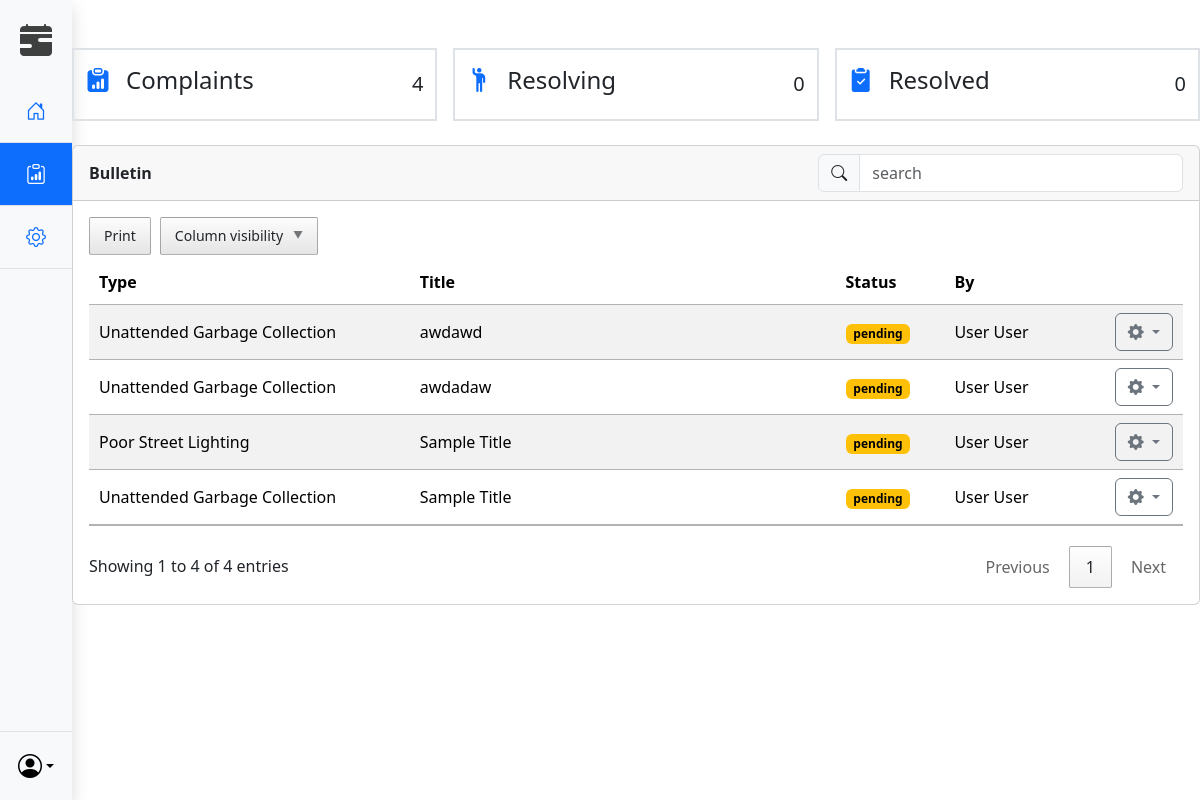
/dist/admin/complaintBulletin.php (signed in), run on an earlier commit of the app's database.
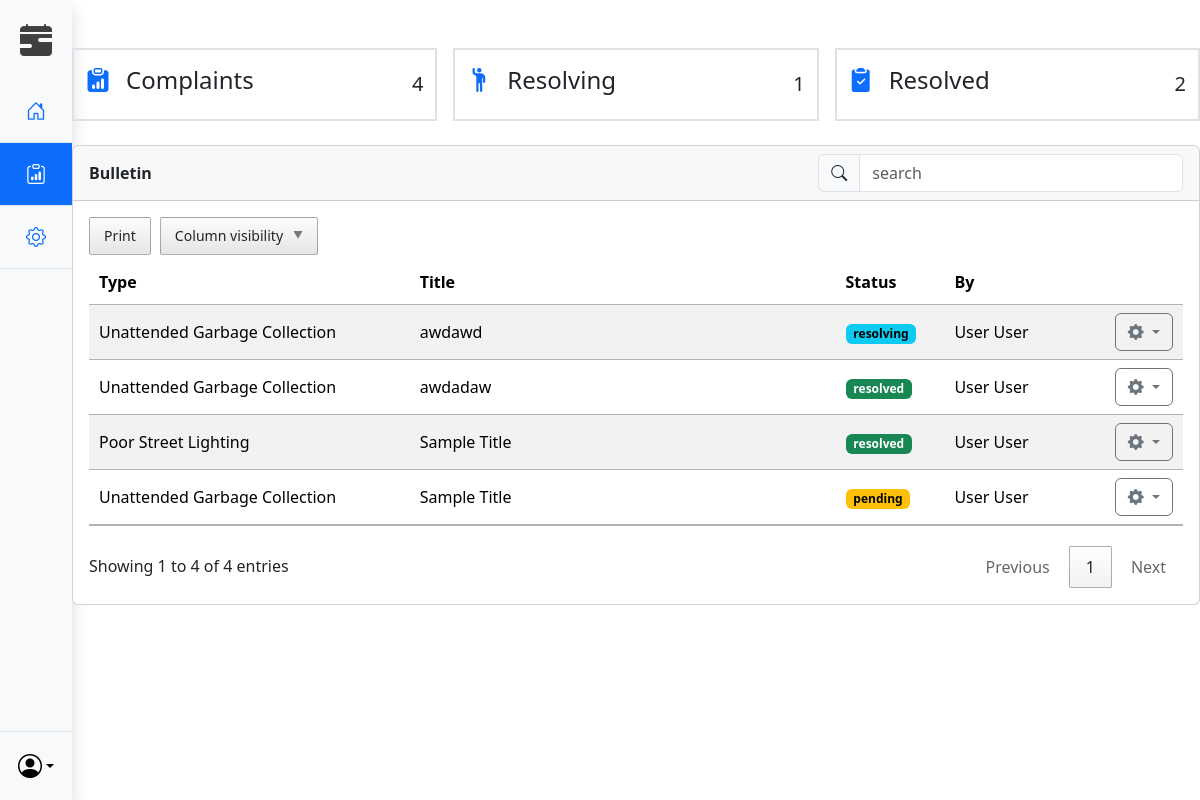
And on a later commit of the database.
### tables this page shows
CREATE TABLE `tb_usercomplain` (
  `usrcomp_id` int(11) NOT NULL,
  `usercomp_type` int(11) NOT NULL,
  `usrcomp_title` text NOT NULL,
  `usrcomp_mess` text NOT NULL,
  `usrcomp_status` int(1) NOT NULL,
  `usrcomp_reqBy` int(11) NOT NULL
);

CREATE TABLE `tb_complaintype` (
  `comp_id` int(11) NOT NULL,
  `comp_name` text NOT NULL
);

CREATE TABLE `tb_complainstatus` (
  `comstat_id` int(11) NOT NULL,
  `comstat_label` text NOT NULL
);

CREATE TABLE `tb_user` (
  `user_id` int(11) NOT NULL,
  `user_type` tinyint(1) NOT NULL,
  `firstname` varchar(200) NOT NULL,
  `lastname` varchar(200) NOT NULL,
  `address` varchar(200) NOT NULL,
  `username` varchar(200) NOT NULL,
  `password` varchar(200) NOT NULL
);

### dist/admin/complaintBulletin.php (the view, shortened to what this page needs)
<?php
require_once '../../database/connect.php';
$complaints_query = $conn->query(
   "SELECT * FROM tb_usercomplain as a
      INNER JOIN tb_complaintype as b
         ON a.usercomp_type = b.comp_id
      INNER JOIN tb_complainstatus as c
         ON a.usrcomp_status = c.comstat_id
      INNER JOIN tb_user as d
         ON a.usrcomp_reqBy = d.user_id"
);
?>
<!DOCTYPE html>
<html lang="en">
<head>
   <link rel="stylesheet" href="../../src/bootstrap/css/bootstrap.css">
   <link rel="stylesheet" href="../../src/icons/bootstrap-icons.css">
   <link rel="stylesheet" href="../../src/datatables/datatables.css">
   <link rel="stylesheet" href="style/style.css">
</head>
<body>
   <section class="w-100 h-100 d-flex">
      <div class="d-flex flex-column justify-content-between flex-shrink-0 bg-body-tertiary h-100 shadow" style="width: 4.5rem;">
         <div>
            <a href="/" class="d-flex align-items-center justify-content-center p-3 link-body-emphasis text-decoration-none" data-bs-toggle="tooltip" data-bs-placement="right" data-bs-original-title="Icon-only">
               <i class="bi bi-calendar-range-fill fs-2"></i>
            </a>
            <ul class="nav nav-pills nav-flush flex-column mb-auto text-center">
               <li class="nav-item">
                  <a href="./index.php" class="nav-link py-3 border-bottom rounded-0" aria-current="page" data-bs-toggle="tooltip" data-bs-placement="right" aria-label="Home" data-bs-original-title="Home">
                     <i class="bi bi-house-door fs-5"></i>
                  </a>
               </li>
               <li>
                  <a href="./complaintBulletin.php" class="nav-link active py-3 border-bottom rounded-0" data-bs-toggle="tooltip" data-bs-placement="right" aria-label="Bulletin" data-bs-original-title="Bulletin">
                     <i class="bi bi-clipboard-data fs-5"></i>
                  </a>
               </li>
               <li>
                  <a href="./systeminfo.php" class="nav-link py-3 border-bottom rounded-0" data-bs-toggle="tooltip" data-bs-placement="right" aria-label="Customize System" data-bs-original-title="Customize System">
                     <i class="bi bi-gear fs-5"></i>
                  </a>
               </li>
            </ul>
         </div>
         <div class="dropdown border-top">
            <a href="#" class="d-flex align-items-center justify-content-center p-3 link-body-emphasis text-decoration-none dropdown-toggle" data-bs-toggle="dropdown" aria-expanded="false">
               <i class="bi bi-person-circle fs-4"></i>
            </a>
         </div>
      </div>
      <section class="container w-100 px-0 py-5">
         <?php include '../components/complaintsCounterv2.php' ?>
         <div class="card">
            <div class="card-header d-flex justify-content-between align-items-center">
               <div class="col-8 fw-bold">Bulletin</div>
               <div class="col-4">
                  <div class="input-group">
                     <span class="input-group-text" id="basic-addon1"><i class="bi bi-search"></i></span>
                     <input type="search" id="com_search" class="form-control" placeholder="search" aria-label="search" aria-describedby="basic-addon1">
                  </div>
               </div>
            </div>
            <div class="card-body">
               <table id="complaint_tbl" class="table table-striped mb-3">
                  <thead>
                     <th style="width: 30%;">Type</th>
                     <th style="width: 40%;">Title</th>
                     <th style="width: 10%;">Status</th>
                     <th style="width: 15%;">By</th>
                     <th style="width: 5%;"></th>
                  </thead>
                  <tbody>
                     <?php
                     foreach ($complaints_query as $data) {
                     ?>
                        <tr id="<?php echo $data['usrcomp_id'] ?>" class="align-middle">
                           <td><?php echo $data['comp_name'] ?></td>
                           <td><?php echo $data['usrcomp_title'] ?></td>
                           <td>
                              <?php
                              if ($data['usrcomp_status'] == 1) {
                                 echo '<span class="badge text-bg-warning">' . $data['comstat_label'] . '</span>';
                              } else if ($data['usrcomp_status'] == 2) {
                                 echo '<span class="badge text-bg-info">' . $data['comstat_label'] . '</span>';
                              } else if ($data['usrcomp_status'] == 3) {
                                 echo '<span class="badge text-bg-success">' . $data['comstat_label'] . '</span>';
                              }
                              ?>
                           </td>
                           <td>
                              <span class="text-capitalize">
                                 <?php echo $data['firstname'] . ' ' ?>
                              </span>
                              <span class="text-capitalize">
                                 <?php echo $data['lastname'] ?>
                              </span>
                           </td>
                           <td>
                              <div class="dropdown">
                                 <button class="btn btn-outline-secondary dropdown-toggle" type="button" data-bs-toggle="dropdown" aria-expanded="false">
                                    <i class="bi bi-gear-fill"></i>
                                 </button>
                              </div>
                           </td>
                        </tr>
                     <?php } ?>
                  </tbody>
               </table>
            </div>
         </div>
      </section>
   </section>
</body>
</html>

### dist/components/complaintsCounterv2.php (shortened to what this page needs)
<?php
$total_complaints_query = $conn->query("SELECT COUNT(usrcomp_status) FROM tb_usercomplain")->fetch_column();
if ($total_complaints_query > 0) {
   $total_complaints = $total_complaints_query;
} else {
   $total_complaints = 0;
}
$resolving_query = $conn->query("SELECT COUNT(usrcomp_status) FROM tb_usercomplain WHERE usrcomp_status = '2'")->fetch_column();
if ($resolving_query > 0) {
   $resolving_complaints = $resolving_query;
} else {
   $resolving_complaints = 0;
}
$resolved_complaints_query = $conn->query("SELECT COUNT(usrcomp_status) FROM tb_usercomplain WHERE usrcomp_status = '3'")->fetch_column();
if ($resolved_complaints_query > 0) {
   $resolved_complaints = $resolved_complaints_query;
} else {
   $resolved_complaints = 0;
}
?>
<section class="w-100 container mb-4">
   <div class="row gap-3">
      <div class="col border border-2 d-flex align-items-center justify-content-between py-3">
         <h4 class="d-flex align-items-center">
            <i class="bi bi-clipboard-data-fill me-3 text-primary"></i>
            Complaints
         </h4>
         <p class="p-0 m-0 fs-5"><?php echo $total_complaints ?></p>
      </div>
      <div class="col border border-2 d-flex align-items-center justify-content-between py-3">
         <h4 class="d-flex align-items-center">
            <i class="bi bi-person-raised-hand me-3 text-primary"></i>
            Resolving
         </h4>
         <p class="p-0 m-0 fs-5"><?php echo $resolving_complaints ?></p>
      </div>
      <div class="col border border-2 d-flex align-items-center justify-content-between py-3">
         <h4 class="d-flex align-items-center">
            <i class="bi bi-clipboard2-check-fill me-3 text-primary"></i>
            Resolved
         </h4>
         <p class="p-0 m-0 fs-5"><?php echo $resolved_complaints ?></p>
      </div>
   </div>
</section>

### src/datatables/datatables.css (style rules this page uses)
:root { --dt-row-selected: 13, 110, 253; --dt-row-selected-text: 255, 255, 255; --dt-row-selected-link: 9, 10, 11; --dt-row-stripe: 0, 0, 0; --dt-row-hover: 0, 0, 0; --dt-column-ordering: 0, 0, 0; --dt-html-background: white; }
table.dataTable thead th, table.dataTable thead td, table.dataTable tfoot th, table.dataTable tfoot td { text-align: left; }
table.dataTable { width: 100%; margin: 0 auto; clear: both; border-collapse: separate; border-spacing: 0; }
table.dataTable thead th, table.dataTable tfoot th { font-weight: bold; }
table.dataTable > thead > tr > th, table.dataTable > thead > tr > td { padding: 10px; border-bottom: 1px solid rgba(0, 0, 0, 0.3); }
table.dataTable tbody tr { background-color: transparent; }
table.dataTable tbody th, table.dataTable tbody td { padding: 8px 10px; }
table.dataTable.no-footer { border-bottom: 1px solid rgba(0, 0, 0, 0.3); }
table.dataTable th, table.dataTable td { box-sizing: content-box; }

What changed in the data, as far as the page shows it:
changed tb_usercomplain "awdawd": usrcomp_status 1 → 2 (drawn); usrcomp_status.comstat_label "pending" → "resolving"
changed tb_usercomplain "awdadaw": usrcomp_status 1 → 3 (drawn); usrcomp_status.comstat_label "pending" → "resolved"
changed tb_usercomplain "Poor Street Lighting": usrcomp_status 1 → 3 (drawn); usrcomp_status.comstat_label "pending" → "resolved"
Also different on the page:
$resolving_complaints: "0" → "1"
$resolved_complaints: "0" → "2"
